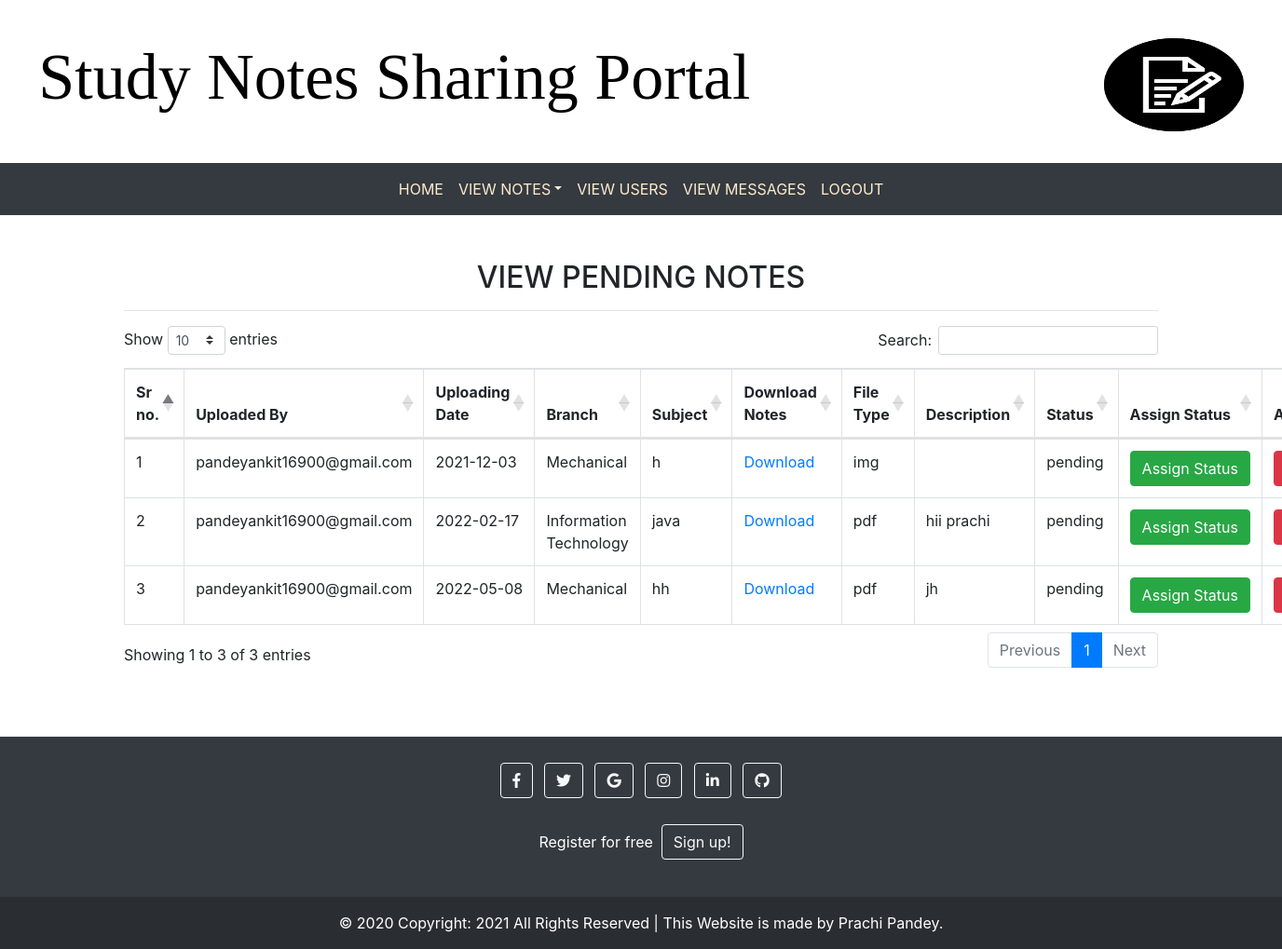
Screenshot of /pending_notes (signed in) with the database file from the repository.
### notes/models.py (models this page shows, shortened)
class Notes(models.Model):
    user = models.ForeignKey(User,on_delete=models.CASCADE)
    uploadingdate = models.CharField(max_length=30)
    branch = models.CharField(max_length=30)
    subject = models.CharField(max_length=30)
    notesfile = models.FileField(null=True)
    filetype = models.CharField(max_length=30)
    description = models.CharField(max_length=200, null=True)
    status = models.CharField(max_length=15)

### notes/views.py (the view)
# urls.py: path('pending_notes',pending_notes,name='pending_notes'),
def pending_notes(request):
    if not request.user.is_authenticated:
         return redirect('admin_login')
    notes=Notes.objects.filter(status="pending")
    d = {'notes':notes,}
    return render(request,'pending_notes.html',d)

### notes/templates/pending_notes.html (shortened to what this page needs)
{% extends 'admin_nav.html'  %}
{% block body %}
{% load static %}
<!DOCTYPE html>
<html lang="en">
     <link rel="stylesheet" href="https://cdnjs.cloudflare.com/ajax/libs/twitter-bootstrap/4.5.2/css/bootstrap.css">
     <link rel="stylesheet" href="https://cdn.datatables.net/1.11.3/css/dataTables.bootstrap4.min.css">
    <div class="container mt-5">
        <h2 class="text-center">VIEW PENDING NOTES</h2>
        <hr>
        <table class="table table-bordered " id="table">
            <thead>
                <tr>
                    <th>Sr no.</th>
                    <th>Uploaded By</th>
                    <th>Uploading Date</th>
                    <th>Branch</th>
                    <th>Subject</th>
                    <th>Download Notes</th>
                    <th>File Type</th>
                    <th>Description</th>
                    <th>Status</th>
                    <th>Assign Status</th>
                    <th>Action</th>
                </tr>
                <thead>
                <tbody>
                  {% for i in notes %}
                <tr>
                    <td>{{forloop.counter}}</td>
                    <td>{{i.user.username}}</td>
                    <td>{{i.uploadingdate}}</td>
                    <td>{{i.branch}}</td>
                    <td>{{i.subject}}</td>
                    <td><a href="{{i.notesfile.url}}" download>Download</a></td>
                    <td>{{i.filetype}}</td>
                    <td>{{i.description}}</td>
                    <td>{{i.status}}</td>
                    <td><a href="{% url 'assign_status' i.id %}" class="btn btn-success" >
                       Assign&nbsp;Status</a></td>
                    <td><a href="{% url 'delete_notes' i.id %}" class="btn btn-danger" onclick="return confirm('Are you sure?')">
                    Delete</a></td>
                </tr>
                {% endfor %}
        </table>
    </div>
    <br><br><br>
    <footer class="bg-dark text-center text-white">
        <div class="container p-4 pb-0">
          <section class="mb-4">
            <a class="btn btn-outline-light btn-floating m-1" href="#!" role="button"
              ><i class="fab fa-facebook-f"></i
            ></a>
            <a class="btn btn-outline-light btn-floating m-1" href="#!" role="button"
              ><i class="fab fa-twitter"></i
            ></a>
            <a class="btn btn-outline-light btn-floating m-1" href="#!" role="button"
              ><i class="fab fa-google"></i
            ></a>
            <a class="btn btn-outline-light btn-floating m-1" href="#!" role="button"
              ><i class="fab fa-instagram"></i
            ></a>
            <a class="btn btn-outline-light btn-floating m-1" href="#!" role="button"
              ><i class="fab fa-linkedin-in"></i
            ></a>
            <a class="btn btn-outline-light btn-floating m-1" href="#!" role="button"
              ><i class="fab fa-github"></i
            ></a>
          </section>
          <section class="">
            <p class="d-flex justify-content-center align-items-center">
              <span class="me-3">Register for free&nbsp;&nbsp;</span>
              <a href="{% url 'signup'  %}" class="btn btn-outline-light btn-rounded">
                Sign up!
              </a>
            </p>
          </section>
        </div>
        <div class="text-center p-3" style="background-color: rgba(0, 0, 0, 0.2);">
          © 2020 Copyright: 2021 All Rights Reserved  | This Website is made by Prachi Pandey.
        </div>
      </footer>
</html>
{% endblock %}

### rows the page displays
Notes: user.username "pandeyankit16900@gmail.com", uploadingdate "2021-12-03", branch "Mechanical", subject "h", filetype "img", status "pending"
Notes: user.username "pandeyankit16900@gmail.com", uploadingdate "2022-02-17", branch "Information Technology", subject "java", filetype "pdf", description "hii prachi", status "pending"
Notes: user.username "pandeyankit16900@gmail.com", uploadingdate "2022-05-08", branch "Mechanical", subject "hh", filetype "pdf", description "jh", status "pending"
